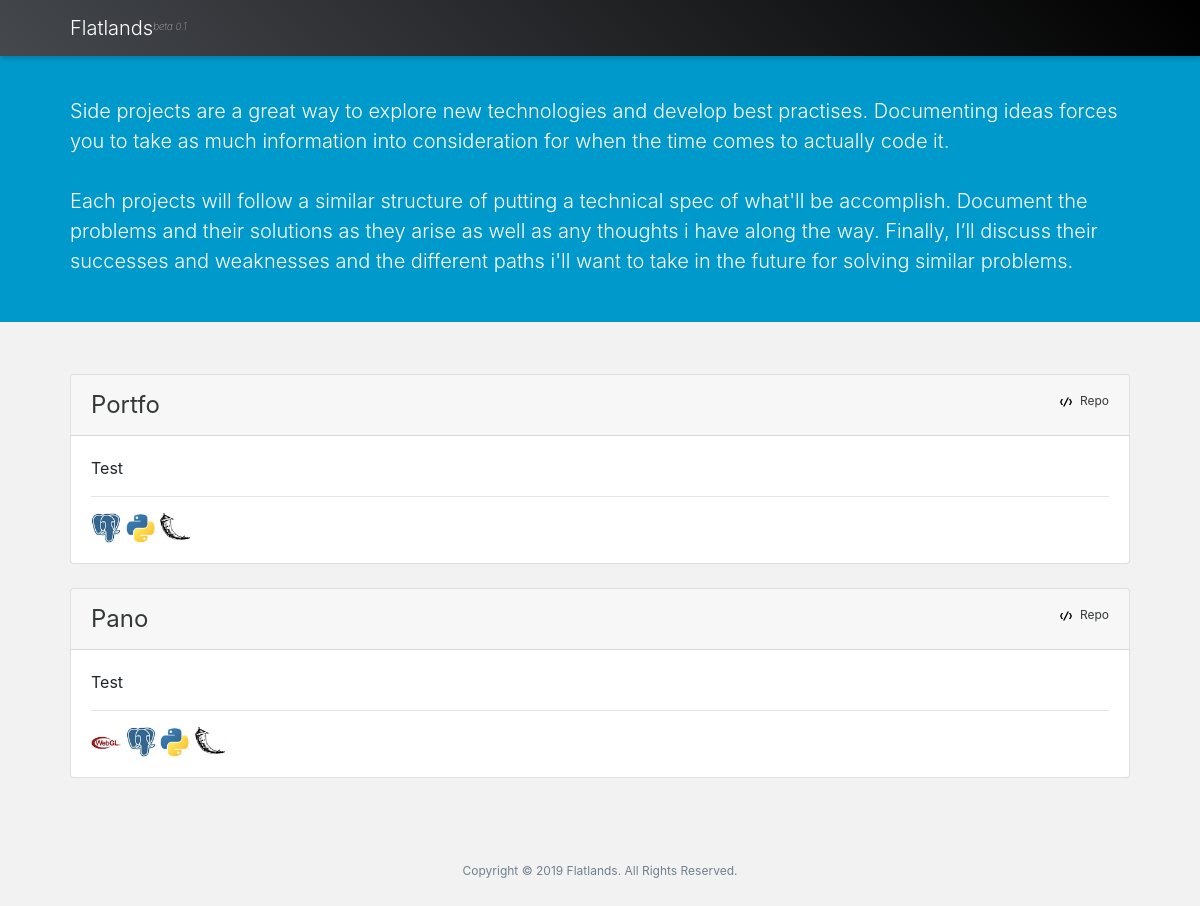
The page /projects/ on the database as committed earlier.
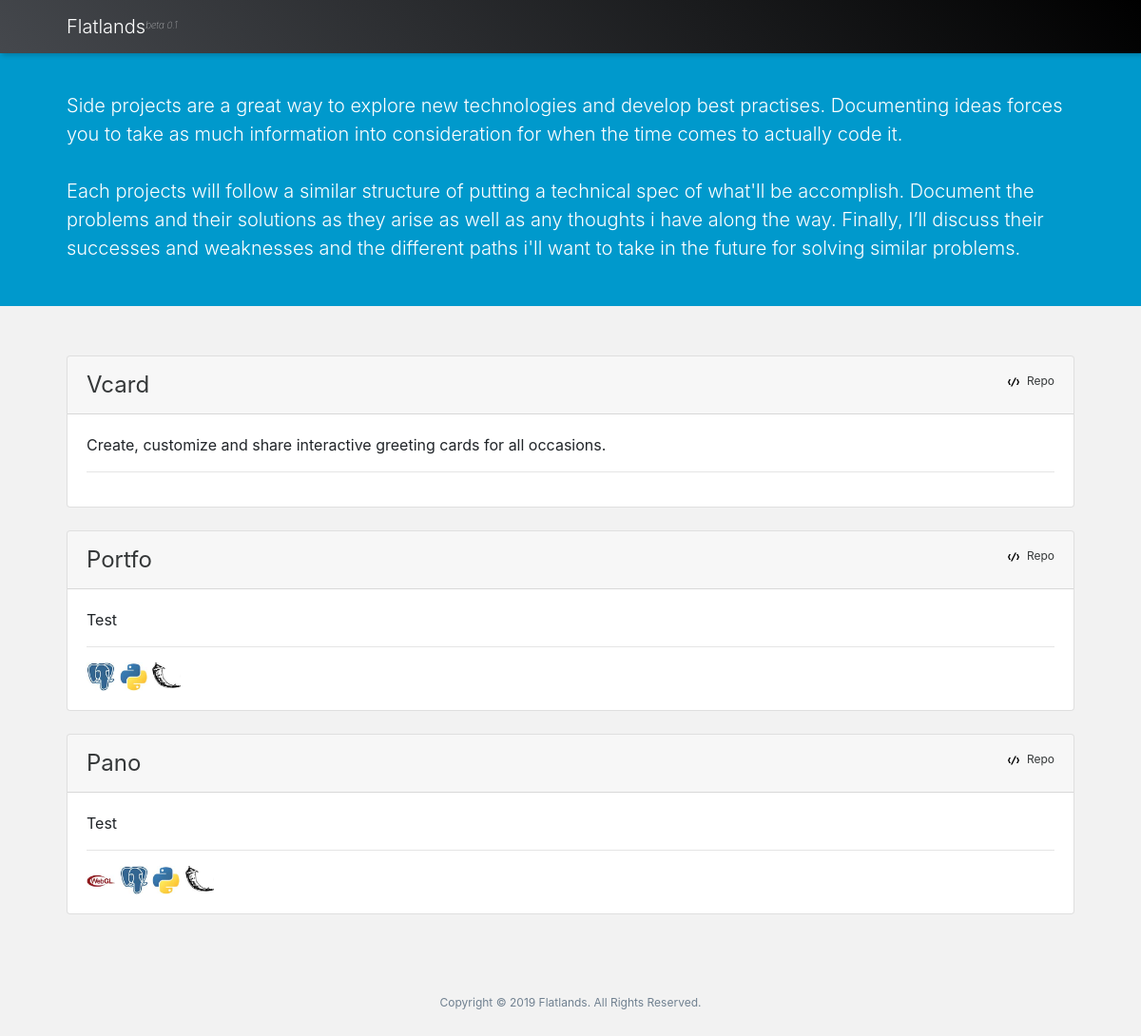
The same page on the database as committed later.
### blog/models.py (models this page shows, shortened)
class Project(models.Model):
    name = models.CharField(max_length=200)
    pub_date = models.DateTimeField('date published')
    strap = models.CharField(max_length=300)
    content = models.CharField(max_length=5000)
    tags = models.ManyToManyField(Tag, blank=True)
    cover_img = models.CharField(max_length=200)
    published = models.BooleanField(default=False)
    repo = models.CharField(max_length=200, null=True, blank=True)
    demo = models.CharField(max_length=200, null=True, blank=True)

class UsedSoftware(models.Model):
    name = models.CharField(max_length=200)
    small_logo = models.CharField(max_length=200)
    projects = models.ManyToManyField(Project, blank=True)
    website = models.CharField(max_length=200)
    def __str__(self):
        return self.name

### blog/views.py (the view)
# urls.py: path('projects/', views.projects, name='projects'),
def projects(request):
    projects = Project.objects.filter(
        published=True
        ).order_by('-pub_date')
    context = standard_context
    context['projects'] = projects
    return render(request, 'blog/projects.html', context)

### blog/templates/blog/projects.html
{% extends "blog/base.html" %} {% load static %} {% block content %}
<div style="background-color: #0099cc;">
        <div class="container content-intro">
                <p style="height:80px"></p>
                <p class="lead" style="font-size: 20px;">
                Side projects are a great way to explore new technologies and develop best practises.
                Documenting ideas forces you to take as much information into consideration for when the time comes to actually code it.
                <br>
                <br>
                Each projects will follow a similar structure of putting a technical spec of what'll be accomplish.
                Document the problems and their solutions as they arise as well as any thoughts i have along the way.
                Finally, I’ll discuss their successes and weaknesses and the different paths i'll want to take in the future for solving similar problems.
        </p>
        </div>
        <p style="height:30px;"></p>
</div>
<div class="container content">
                <p style="height:20px;"></p>
        {% if projects %} {% for project in projects %}
        <div class="card">
                <div class="card-header">
                        <div style="display: flex; flex-direction: row; justify-content: space-between">
                                <div>
                                        <a style="font-size: 24px;" href="/projects/{{ project.id }}/">{{project.name|capfirst}}</a>
                                </div>
                                <div>
                                        <span style="font-size: 12px;">
                                                <img class="iconic-svg-small" src="{% static 'blog/svg/code.svg' %}" alt="code icon">
                                                <a href="{{project.repo}}">Repo</a>
                                        </span>
                                </div>
                        </div>
                </div>
                <div class="card-body">
                        <div>
                                {{project.content|capfirst|truncatewords:50}}
                        </div>
                        <hr>
                        <div>
                                {% for tech in project.usedsoftware_set.all %}
                                <a href="{{tech.website}}">
                                        <img class="tech-icon" src="{% static 'blog/img/'|add:tech.small_logo %}" alt="{{tech}} icon">
                                </a>
                                {% endfor %}
                        </div>
                </div>
        </div>
        <br> {% endfor %} {% else %} No Projects :( {% endif %}
</div>
{% endblock %}

### blog/templates/blog/base.html (shortened to what this page needs)
{% load static %}
<!DOCTYPE html>
<html lang="en">
  <head>
    <link
      rel="stylesheet"
      href="https://stackpath.bootstrapcdn.com/bootstrap/4.1.1/css/bootstrap.min.css"
    />
    <link
      rel="stylesheet"
      type="text/css"
      href="{% static 'blog/main.css' %}"
    />
  </head>
  <body>
    <nav
      class="navbar fixed-top navbar-dark"
      id="nav-header"
      style="box-shadow: 2px 2px 5px rgba(0,0,0,.2);background: linear-gradient(45deg, rgba(69,72,77,1) 0%,rgba(0,0,0,1) 100%); "
    >
      <div class="container content-nav">
        <a class="navbar-brand display-4" href="/" style="font-size:20px;"
          >Flatlands<sup
            style="position: relative;top: -0.5em;font-size:10px;font-style: italic;font-weight:100;letter-spacing: 0px;"
            >beta 0.1</sup
          ></a
        >
      </div>
    </nav>
    {% block content %}{% endblock %} {% include "blog/footer.html" %}
  </body>
</html>

### blog/templates/blog/footer.html (shortened to what this page needs)
<div style="display: flex;justify-content: space-around;color: slategray;padding-top:60px;">
        <div style="font-size:12px;">Copyright © 2019 Flatlands. All Rights Reserved.</div>
</div>
<p style="height:40px;"></p>

### blog/static/blog/main.css (style rules this page uses)
html { font-size:16px; }
body { background-color: #f2f2f2; }
.content-nav { padding-left:40px; padding-right:40px; }
.tech-icon { width:30px; height:30px; }
.content { padding-left:40px; padding-right:40px; display: flex; flex-direction: column; }
.content a:link { color: #353839; text-decoration: none; }
.iconic-svg-small { height:12px; width:12px; margin-right:5px; }
.content-intro { color: white; padding-left:40px; padding-right:40px; }

Rows that differ between the two databases and show on the page:
added Project: name "Vcard", content "Create, customize and share interactive greeting cards for all occasions."
